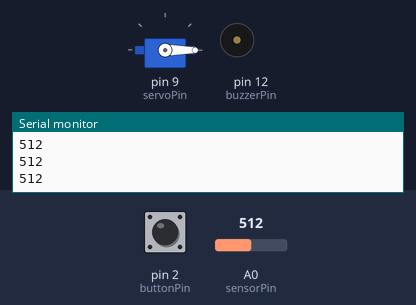
The sketch below on a simulated Arduino Uno, built with avr-gcc and run on an emulated ATmega328P. On the bench: servo, buzzer (waves = sounding), the last lines printed to the serial monitor. The test bench sets the inputs (shaded band); at power-on: A0 (sensorPin) = 512, pin 2 (buttonPin) HIGH.

Above: at 1.2 s.
1.3 s: A0 (sensorPin) set to 418
2.8 s: A0 (sensorPin) set to 386
At 3.77 s:
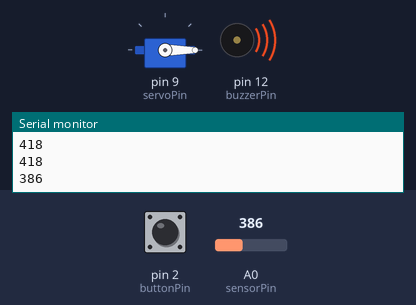
5.8 s: pin 2 (buttonPin) pulled LOW for 1 s
At 7.59 s:
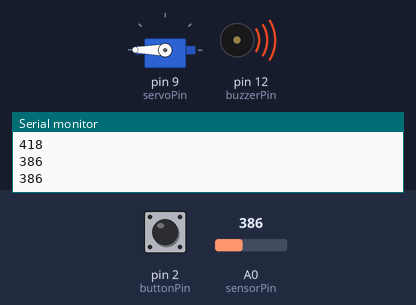
8.8 s: pin 2 (buttonPin) pulled LOW for 3.2 s
At 14.37 s:
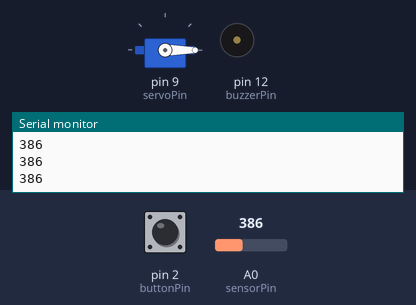
Timing chart, 0 to 14.5 s (numbered marks = the images above; inputs shaded):
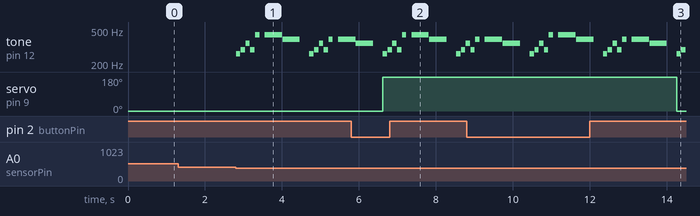

The sketch:

photo-buzzer-button-servo.ino
```cpp
/*
  Scholars' Lab Arduino Tutorials
  Example Sketch 10

  PHOTORESISTOR -> BUZZER & BUTTON -> SERVO

  Pushing a button causes the servo motor to rotate 180 then back.
  Amount of light triggers playing a tune on the buzzer.

  This sketch uses code from SparkFun SIK version 3.3,
  from experiments 5, 6, 8, and 11
  This code is completely free for any use.
  Visit https://learn.sparkfun.com/tutorials/sik-experiment-guide-for-arduino---v33/ for SIK information.
  Visit http://www.arduino.cc to learn about the Arduino.

  Version 1.0/2022 AES
*/

/**************************************************
   SERVO CODE
*/
// Include the Servo library
#include <Servo.h>

// Create constants for setting pins.
const int sensorPin = 0;
const int servoPin = 9;
// Create servo control object
Servo servo;
/**************************************************/


/**************************************************
   BUZZER CODE
*/
const int buzzerPin = 12;
const int songLength = 18;

char notes[songLength] =
{'c', 'd', 'f', 'd', 'a', ' ', 'a', 'g', ' ', 'c', 'd', 'f', 'd', 'g', ' ', 'g', 'f', ' '};

int beats[songLength] = {1, 1, 1, 1, 1, 1, 4, 4, 2, 1, 1, 1, 1, 1, 1, 4, 4, 2};

int tempo = 113;
/****************************************************/


/*****************************************************
   PHOTORESISTOR CODE
*/
// Set some contstants. Set the low at the highest value, it will auto adjust.
// Set the high at the lowest, it will also auto adjust.
int lightlevel, low = 1023, high = 0;
/* Change tripPoint value to increase or decrease the sensitivity.
 * View the values produced by the photoresistor (Serial.println)
 * to see what the high and low values will be. Set this about 100
 * more than the low value.
 */
int tripPoint = 400;
/******************************************************/


/*****************************************************
   BUTTON CODE
*/
int buttonPin = 2;
int buttonState;
/*****************************************************/


void setup() {
  // set the servo pin
  servo.attach(servoPin);
  servo.write(0); // servo should be at 0 to start

  // set the buzzer pin
  pinMode(buzzerPin, OUTPUT);

  // set the button pin
  pinMode(buttonPin, INPUT);

  // Uncomment line below to allow for serial output - reading the sensor data
  Serial.begin(9600);

}


void loop() {
  /**************************************
     BUTTON AND SERVO CODE
  */
  buttonState = digitalRead(buttonPin);

  // if the button is pressed, move the servo to angle 180
  // if not, angle is 0
  if (buttonState == LOW) {
    servo.write(180);
  } else {
    servo.write(0);
  }
  /*************************************/


  /*********************************
     LIGHT AND BUZZER CODE
  */
  lightlevel = analogRead(sensorPin);

  Serial.println(lightlevel);

  if (lightlevel < tripPoint) {
    playBuzzer(); // this function created below
  }
  /********************************/

}


void playBuzzer()
{
  int i, duration; //

  for (i = 0; i < songLength; i++) // for loop is used to index through the arrays
  {
    duration = beats[i] * tempo;  // length of note/rest in ms

    if (notes[i] == ' ')          // is this a rest?
      delay(duration);            // then pause for a moment
    else                          // otherwise, play the note
    {
      tone(buzzerPin, frequency(notes[i]), duration);
      delay(duration);            // wait for tone to finish
    }
    delay(tempo / 10);            // brief pause between notes
  }

}

int frequency(char note)
{
  int i;
  const int numNotes = 8;  // number of notes we're storing
  char names[numNotes] = {
    'c', 'd', 'e', 'f', 'g', 'a', 'b', 'C'
  };
  int frequencies[numNotes] = {
    262, 294, 330, 349, 392, 440, 494, 523
  };

  // Now we'll search through the letters in the array, and if
  // we find it, we'll return the frequency for that note.

  for (i = 0; i < numNotes; i++)  // Step through the notes
  {
    if (names[i] == note)         // Is this the one?
    {
      return (frequencies[i]);    // Yes! Return the frequency and exit function.
    }
  }
  return (0); // We looked through everything and didn't find it,
  // but we still need to return a value, so return 0.
}
```

Measured:
- the behaviour switches between 400 and 399 on A0 (sensorPin) (found by bisection; images 0 and 1)
- after the input at 2.8 s, tone on pin 12 (buzzerPin): plays 262 Hz for 0.11 s, 294 Hz for 0.11 s, 349 Hz for 0.11 s, 294 Hz for 0.11 s, 440 Hz for 0.11 s, 440 Hz for 0.45 s … (13 notes in this stretch), starting at once
- after the input at 5.8 s, servo on pin 9 (servoPin): 0° → 180° after 0.82 s
- after the input at 8.8 s, servo on pin 9 (servoPin): 180° → 0° after 5.5 s instead of 1.6 s
